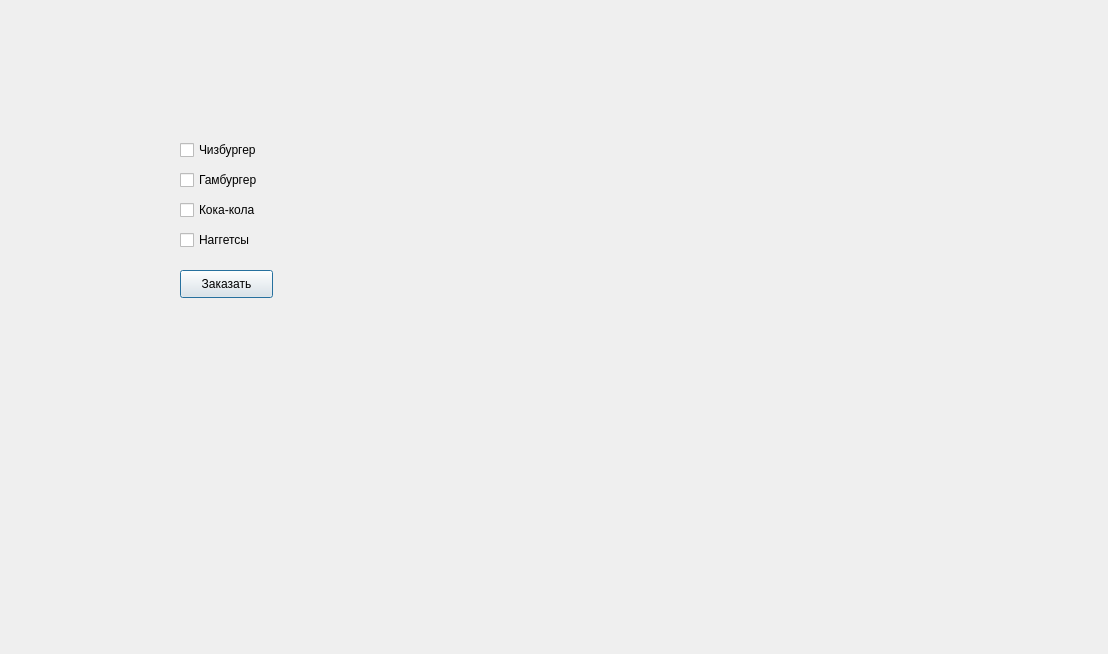
<?xml version="1.0" encoding="UTF-8"?>
<ui version="4.0">
 <class>Dialog</class>
 <widget class="QDialog" name="Dialog">
  <property name="geometry">
   <rect>
    <x>0</x>
    <y>0</y>
    <width>1108</width>
    <height>654</height>
   </rect>
  </property>
  <property name="windowTitle">
   <string>Dialog</string>
  </property>
  <widget class="QCheckBox" name="checkBox">
   <property name="geometry">
    <rect>
     <x>180</x>
     <y>140</y>
     <width>91</width>
     <height>20</height>
    </rect>
   </property>
   <property name="text">
    <string>Чизбургер</string>
   </property>
  </widget>
  <widget class="QCheckBox" name="checkBox_2">
   <property name="geometry">
    <rect>
     <x>180</x>
     <y>170</y>
     <width>131</width>
     <height>20</height>
    </rect>
   </property>
   <property name="text">
    <string>Гамбургер</string>
   </property>
  </widget>
  <widget class="QCheckBox" name="checkBox_3">
   <property name="geometry">
    <rect>
     <x>180</x>
     <y>200</y>
     <width>141</width>
     <height>20</height>
    </rect>
   </property>
   <property name="text">
    <string>Кока-кола</string>
   </property>
  </widget>
  <widget class="QCheckBox" name="checkBox_4">
   <property name="geometry">
    <rect>
     <x>180</x>
     <y>230</y>
     <width>141</width>
     <height>20</height>
    </rect>
   </property>
   <property name="text">
    <string>Наггетсы</string>
   </property>
  </widget>
  <widget class="QPushButton" name="pushButton">
   <property name="geometry">
    <rect>
     <x>180</x>
     <y>270</y>
     <width>93</width>
     <height>28</height>
    </rect>
   </property>
   <property name="text">
    <string>Заказать</string>
   </property>
  </widget>
 </widget>
 <resources/>
 <connections/>
</ui>
